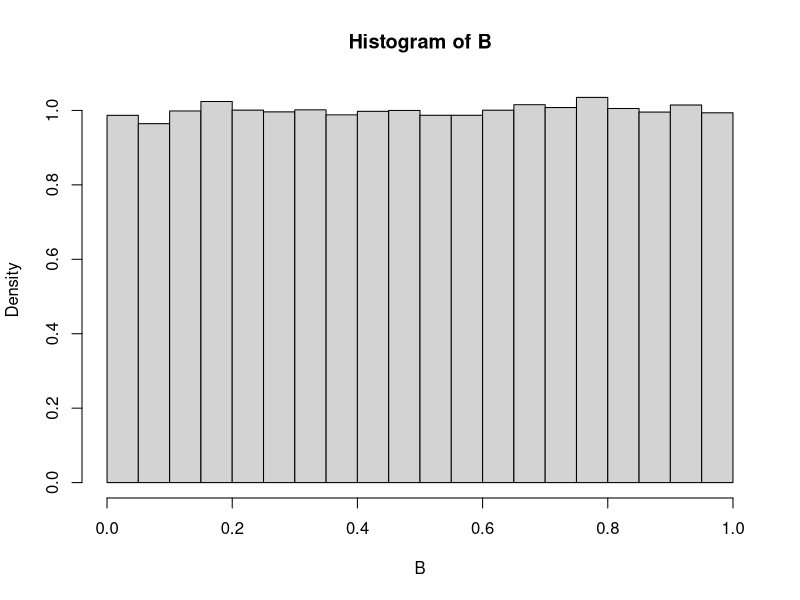
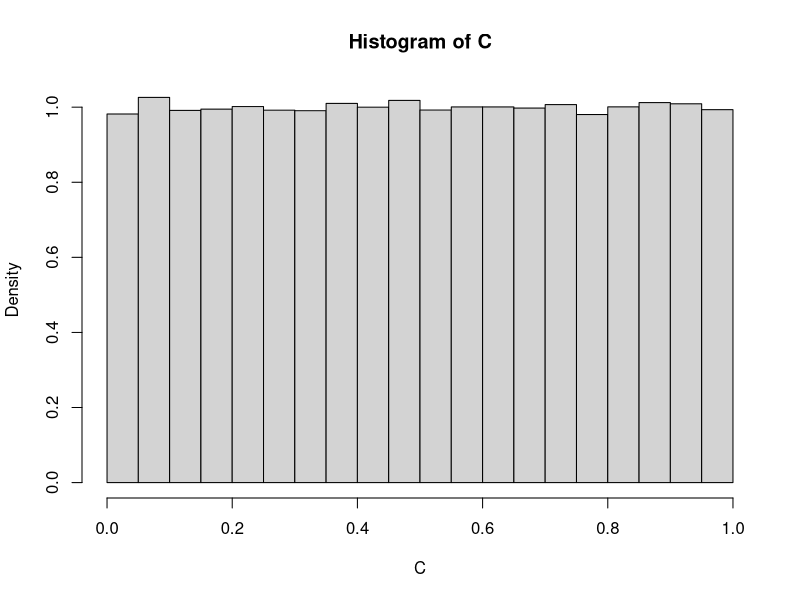

Write the R code that produced these figures, in order.
## ---- chunk 1
knitr::opts_chunk$set(echo = TRUE)
## ---- chunk 2
## Generating numbers at random from the interval [0, 1]

B <- runif(100000,min=0,max=1)

C<- runif(100000,min=0,max=1)

## ---- chunk 3

## Minimum value of B

min(B)

## Maximum value of B

max(B)

## Histogram of B

hist(B,probability = TRUE)
## ---- chunk 4

## Minimum value of C

min(C)

## Maximum value of C

max(C)

## Histogram of C

hist(C,probability = TRUE)
## ---- chunk 5
BC_a<- sum((B+C)< 0.5)/100000
BC_a
## ---- chunk 6
BC_b<- sum((B*C)<0.5)/100000
BC_b
## ---- chunk 7
BC_c<- sum(abs(B-C)< 0.5)/100000
BC_c
## ---- chunk 8
BC_d<- sum(pmax(B,C)< 0.5)/100000
BC_d
## ---- chunk 9
BC_e<- sum(pmin(B,C)< 0.5)/100000
BC_e
